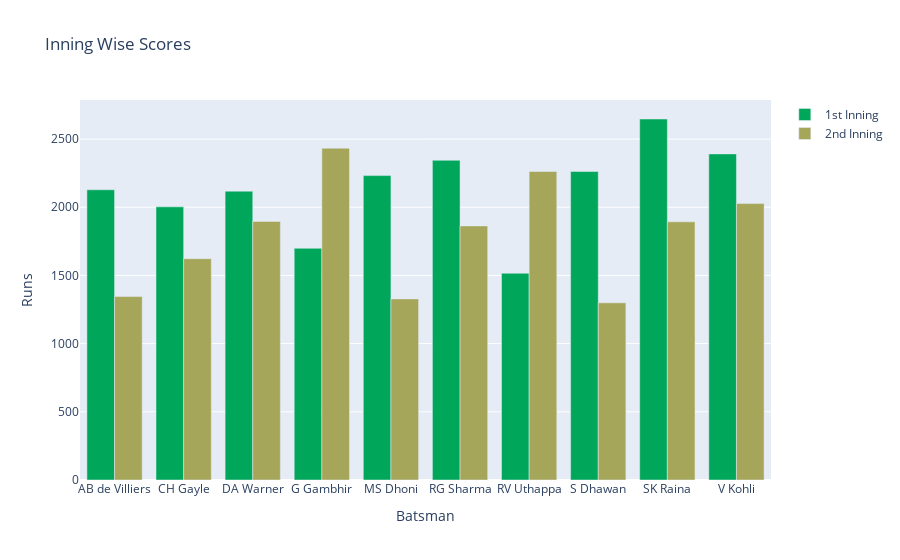

Notebook cell for this chart:
### Code cell
trace1 = go.Bar(x=final['batsman'], y=final['1st Inning'],
                name='1st Inning',
                marker={'color': '#00a65a'})

trace2 = go.Bar(x=final['batsman'], y=final['2nd Inning'],
                name='2nd Inning',
                marker={'color': '#a6a65a'})

data = [trace1, trace2]

layout = go.Layout(title="Inning Wise Scores",
                   xaxis={'title': 'Batsman'},
                   yaxis={'title': 'Runs'})

fig = go.Figure(data, layout)
fig.show()
# pyo.plot(fig)

### Figure 1 — Plotly figure (JSON) as saved in the notebook; plotly's stock layout.template omitted (floating-point values rounded to 4 significant figures)
{"data": [{"marker": {"color": "#00a65a"}, "name": "1st Inning", "type": "bar", "x": ["AB de Villiers", "CH Gayle", "DA Warner", "G Gambhir", "MS Dhoni", "RG Sharma", "RV Uthappa", "S Dhawan", "SK Raina", "V Kohli"], "y": [2128, 2003, 2118, 1699, 2232, 2344, 1516, 2262, 2647, 2391]}, {"marker": {"color": "#a6a65a"}, "name": "2nd Inning", "type": "bar", "x": ["AB de Villiers", "CH Gayle", "DA Warner", "G Gambhir", "MS Dhoni", "RG Sharma", "RV Uthappa", "S Dhawan", "SK Raina", "V Kohli"], "y": [1345, 1623, 1896, 2433, 1328, 1863, 2262, 1299, 1893, 2027]}], "layout": {"title": {"text": "Inning Wise Scores"}, "xaxis": {"title": {"text": "Batsman"}}, "yaxis": {"title": {"text": "Runs"}}}}
